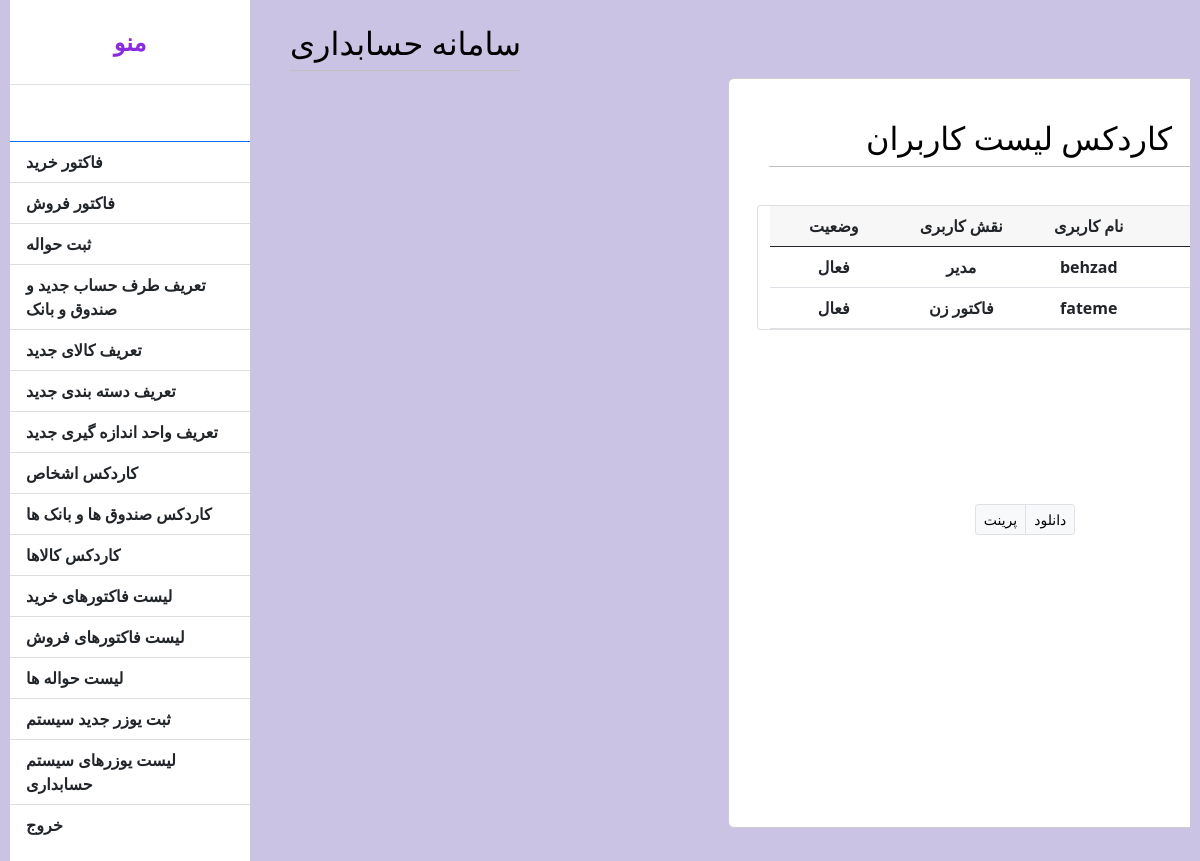
Page /usertable.php (signed in) on the committed database.
### tables this page shows
CREATE TABLE `menus` (
  `menu_id` int UNSIGNED NOT NULL,
  `menu_name` varchar(256) NOT NULL,
  `url` text NOT NULL,
  `ordermenu` int UNSIGNED NOT NULL,
  `permition_id` int UNSIGNED NOT NULL,
  `created_at` timestamp NOT NULL DEFAULT CURRENT_TIMESTAMP,
  `updated_at` timestamp NULL DEFAULT NULL
);

CREATE TABLE `users` (
  `user_id` int UNSIGNED NOT NULL,
  `user_name` varchar(256) NOT NULL,
  `user_firstName` varchar(256) NOT NULL,
  `user_email` varchar(256) NOT NULL,
  `user_password` text NOT NULL,
  `permition_id` int UNSIGNED NOT NULL,
  `user_active` enum('1','2') NOT NULL DEFAULT '2',
  `created_at` timestamp NOT NULL DEFAULT CURRENT_TIMESTAMP,
  `updated_at` timestamp NULL DEFAULT NULL
);

CREATE TABLE `permitions` (
  `permition_id` int UNSIGNED NOT NULL,
  `permition_name` varchar(256) NOT NULL,
  `created_at` timestamp NOT NULL DEFAULT CURRENT_TIMESTAMP,
  `updated_at` timestamp NULL DEFAULT NULL
);

### usertable.php (the view, shortened to what this page needs)
<?php
global $db;
if($_SESSION['permition'] == '1') {
    $sql = "SELECT users.*,permitions.permition_name from users,permitions where users.permition_id =permitions.permition_id ";
    $stmt = $db->prepare($sql);
    $stmt->execute();
    $users = $stmt->fetchAll();
} else {
    header("location:./menu.php");
}
?>
<!DOCTYPE html>
<html lang="en">
<head>
    <link rel="stylesheet" href="./assets/css/style.css">
    <link rel="stylesheet" href="./assets/css/bootstrap5.min.css">
</head>
<body class="product">
    <div class="d-flex" id="wrapper">
        <?php
          require_once "./template/sidebar.php";
require_once "./template/header.php";
?>
        <div class="purchasecontainer">
            <div class="container-fluid invoice-container">
                <main>
                    <header>
                        <div class=" userlist">
                            <h2> کاردکس لیست کاربران </h2>
                        </div>
                    </header>
                    <div class="row">
                        <div class="card">
                            <div class="card-body p-0">
                                <div class="table-responsive usertable">
                                    <table class="table mb-0">
                                        <thead class="card-header">
                                            <tr>
                                                <td class="col-3 text-center"><strong> وضعیت </strong></td>
                                                <td class="col-3 text-center"><strong> نقش کاربری </strong></td>
                                                <td class="col-3 text-center"><strong> نام کاربری</strong></td>
                                                <td class="col-3 text-center"><strong>ردیف</strong></td>
                                            </tr>
                                        </thead>
                                        <tbody>
                                            <?php $i = 1;
foreach ($users as $user) { ?>
                                            <tr>
                                                <td class="col-3 text-center"><strong>
                                                        <?php if ($user->user_active == 2) {
                                                            echo "فعال";
                                                        } else {
                                                            echo "غیرفعال";
                                                        } ?> </strong></td>
                                                <td class="col-3 text-center"><strong> <?= $user->permition_name ?>
                                                    </strong>
                                                <td class="col-3 text-center"><strong> <?= $user->user_name ?> </strong>
                                                </td>
                                                <td class="col-3 text-center"><strong><?= $i ?></strong></td>
                                            </tr>
                                            <?php ++$i;
} ?>
                                        </tbody>
                                    </table>
                                </div>
                            </div>
                        </div>
                    </div>
                </main>
                <footer class="text-center mt-4 ">
                    <div class="btn-group btn-group-sm footer ">
                        <a href="javascript:window.print()" class="btn btn-light border">
                            <ion-icon name="print-outline"></ion-icon> پرینت
                        </a>
                        <a href="javascript:window.print()" class="btn btn-light border">
                            <ion-icon name="download-outline"></ion-icon> دانلود
                        </a>
                    </div>
                </footer>
            </div>
        </div>
</body>

### template/sidebar.php (shortened to what this page needs)
<?php
if (isset($_SESSION['permition']) && !(empty($_SESSION['permition'])) && isset($_SESSION['username']) && !(empty($_SESSION['username']))) {
    $sql = "SELECT * FROM menus where permition_id = ? order by ordermenu ";
    $stmt = $db->prepare($sql);
    $stmt->execute([$_SESSION['permition']]);
    $menus = $stmt->fetchAll();
} else {
    header("location:login.php");
}
?>
<div class="bg-white" id="sidebar-wrapper">
    <div class="sidebar-heading text-center py-4 primary-text fs-4 fw-bold text-uppercase border-bottom">
        <i></i> منو
    </div>
    <div class="list-group list-group-flush my-3">
        <a href="#" class="list-group-item list-group-item-action bg-transparent second-text active">
        </a>
        <?php foreach ($menus as $menu) : ?>
        <a href="<?= $menu->url ?>" class="list-group-item list-group-item-action bg-transparent second-text fw-bold">
            <?= $menu->menu_name ?>
        </a> <?php endforeach; ?>
    </div>
</div>

### assets/css/style.css (style rules this page uses)
:root { --main-bg-color: #009d63; --main-text-color: #009d63; --second-text-color: #bbbec5; --second-bg-color: #c1efde; }
.primary-text { color: var(--main-text-color); }
.second-text { color: var(--second-text-color); }
#wrapper { overflow-x: hidden; }
#sidebar-wrapper { min-height: 100vh; margin-left: -15rem; transition: margin 0.25 ease-out; }
#sidebar-wrapper .sidebar-heading { padding: 0.875rem 1.25rem; font-size: 1.2rem; color: blueviolet; }
#sidebar-wrapper .list-group { width: 15rem; }
.list-group-item { border: none; padding: 20px 30px; }
@media (min-width: 768px) { #sidebar-wrapper { margin-left: 0; } }
.product { margin: 0; padding: 0; box-sizing: border-box; background: #cbc3e3; padding: 0 10px; }
.product { overflow-x: hidden; }
h2 { font-size: 26px; font-weight: 600; text-align: center; color: #000; padding-bottom: 8px; border-bottom: 1px solid silver; }
.invoice-container { margin-top: 100px; margin-left: 600px; margin-right: 100px; margin-bottom: 200px; padding: 40px !important; max-width: 650px; background-color: #fff; border: 1px solid #ccc; border-radius: 6px; height: 750px; }
.purchasecontainer { margin-top: 200px; margin-left: 450px; box-sizing: border-box; display: flex; align-items: center; justify-content: center; height: 50vh; max-width: 650px; padding: 28px; width: 100%; }
.userlist { margin-bottom: 38px; width: 500px; }
.footer { margin-top: 150px; }

### rows in the picture
menus: menu_name "فاکتور خرید"
menus: menu_name "فاکتور فروش"
menus: menu_name "ثبت حواله"
menus: menu_name "تعریف طرف حساب جدید و صندوق و بانک"
menus: menu_name "تعریف کالای جدید"
menus: menu_name "تعریف دسته بندی جدید"
menus: menu_name "تعریف واحد اندازه گیری جدید"
menus: menu_name "کاردکس اشخاص"
menus: menu_name "کاردکس صندوق ها و بانک ها"
menus: menu_name "کاردکس کالاها"
menus: menu_name "لیست فاکتورهای خرید"
menus: menu_name "لیست فاکتورهای فروش"
menus: menu_name "لیست حواله ها"
menus: menu_name "ثبت یوزر جدید سیستم"
menus: menu_name "لیست یوزرهای سیستم حسابداری"
menus: menu_name "خروج"
users: user_active "فعال", permition.permition_name "مدیر", user_name "behzad"
users: user_active "فعال", permition.permition_name "فاکتور زن", user_name "fateme"
